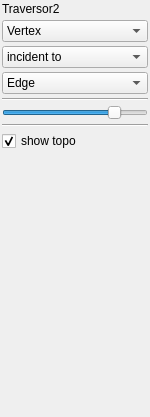
<?xml version="1.0" encoding="UTF-8"?>
<ui version="4.0">
 <class>DockWidget</class>
 <widget class="QDockWidget" name="DockWidget">
  <property name="geometry">
   <rect>
    <x>0</x>
    <y>0</y>
    <width>150</width>
    <height>417</height>
   </rect>
  </property>
  <property name="minimumSize">
   <size>
    <width>150</width>
    <height>250</height>
   </size>
  </property>
  <property name="windowTitle">
   <string>Interface</string>
  </property>
  <widget class="QWidget" name="dockWidgetContents">
   <property name="enabled">
    <bool>true</bool>
   </property>
   <property name="sizePolicy">
    <sizepolicy hsizetype="Preferred" vsizetype="Preferred">
     <horstretch>0</horstretch>
     <verstretch>0</verstretch>
    </sizepolicy>
   </property>
   <property name="minimumSize">
    <size>
     <width>150</width>
     <height>200</height>
    </size>
   </property>
   <layout class="QGridLayout" name="gridLayout">
    <property name="margin">
     <number>2</number>
    </property>
    <property name="spacing">
     <number>4</number>
    </property>
    <item row="1" column="0">
     <layout class="QVBoxLayout" name="verticalLayout">
      <item>
       <widget class="QLabel" name="label_2">
        <property name="text">
         <string>Traversor2</string>
        </property>
       </widget>
      </item>
      <item>
       <widget class="QComboBox" name="combo4">
        <property name="focusPolicy">
         <enum>Qt::NoFocus</enum>
        </property>
        <item>
         <property name="text">
          <string>Vertex</string>
         </property>
        </item>
        <item>
         <property name="text">
          <string>Edge</string>
         </property>
        </item>
        <item>
         <property name="text">
          <string>Face</string>
         </property>
        </item>
       </widget>
      </item>
      <item>
       <widget class="QComboBox" name="combo5">
        <property name="focusPolicy">
         <enum>Qt::NoFocus</enum>
        </property>
        <item>
         <property name="text">
          <string>incident to</string>
         </property>
        </item>
        <item>
         <property name="text">
          <string>adjacent by</string>
         </property>
        </item>
       </widget>
      </item>
      <item>
       <widget class="QComboBox" name="combo6">
        <property name="focusPolicy">
         <enum>Qt::NoFocus</enum>
        </property>
        <property name="currentIndex">
         <number>1</number>
        </property>
        <item>
         <property name="text">
          <string>Vertex</string>
         </property>
        </item>
        <item>
         <property name="text">
          <string>Edge</string>
         </property>
        </item>
        <item>
         <property name="text">
          <string>Face</string>
         </property>
        </item>
       </widget>
      </item>
      <item>
       <widget class="Line" name="line_2">
        <property name="orientation">
         <enum>Qt::Horizontal</enum>
        </property>
       </widget>
      </item>
      <item>
       <widget class="QSlider" name="explodeSlider">
        <property name="minimum">
         <number>1</number>
        </property>
        <property name="maximum">
         <number>100</number>
        </property>
        <property name="sliderPosition">
         <number>80</number>
        </property>
        <property name="orientation">
         <enum>Qt::Horizontal</enum>
        </property>
       </widget>
      </item>
      <item>
       <widget class="Line" name="line_3">
        <property name="orientation">
         <enum>Qt::Horizontal</enum>
        </property>
       </widget>
      </item>
      <item>
       <widget class="QCheckBox" name="checkTopo">
        <property name="focusPolicy">
         <enum>Qt::NoFocus</enum>
        </property>
        <property name="text">
         <string>show topo</string>
        </property>
        <property name="checked">
         <bool>true</bool>
        </property>
       </widget>
      </item>
      <item>
       <spacer name="verticalSpacer">
        <property name="orientation">
         <enum>Qt::Vertical</enum>
        </property>
        <property name="sizeHint" stdset="0">
         <size>
          <width>20</width>
          <height>40</height>
         </size>
        </property>
       </spacer>
      </item>
     </layout>
    </item>
   </layout>
  </widget>
 </widget>
 <resources/>
 <connections/>
</ui>
